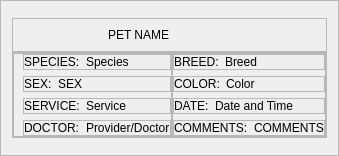
                     <widget class="QFrame" name="reviewPet">
                      <property name="sizePolicy">
                       <sizepolicy hsizetype="Expanding" vsizetype="Preferred">
                        <horstretch>0</horstretch>
                        <verstretch>0</verstretch>
                       </sizepolicy>
                      </property>
                      <property name="styleSheet">
                       <string notr="true">#reviewPet{
	border-radius:10px;
	background-color:rgb(244, 244, 244);
}</string>
                      </property>
                      <property name="frameShape">
                       <enum>QFrame::StyledPanel</enum>
                      </property>
                      <property name="frameShadow">
                       <enum>QFrame::Raised</enum>
                      </property>
                      <layout class="QVBoxLayout" name="verticalLayout_47">
                       <property name="spacing">
                        <number>0</number>
                       </property>
                       <property name="topMargin">
                        <number>17</number>
                       </property>
                       <property name="bottomMargin">
                        <number>17</number>
                       </property>
                       <item>
                        <widget class="QFrame" name="frame_37">
                         <property name="frameShape">
                          <enum>QFrame::StyledPanel</enum>
                         </property>
                         <property name="frameShadow">
                          <enum>QFrame::Raised</enum>
                         </property>
                         <layout class="QHBoxLayout" name="horizontalLayout_54">
                          <item>
                           <widget class="QLabel" name="ReviewPetIcon">
                            <property name="maximumSize">
                             <size>
                              <width>80</width>
                              <height>80</height>
                             </size>
                            </property>
                            <property name="text">
                             <string/>
                            </property>
                            <property name="pixmap">
                             <pixmap resource="resource.qrc">:/Icons/Icons/catIcon.png</pixmap>
                            </property>
                            <property name="scaledContents">
                             <bool>true</bool>
                            </property>
                           </widget>
                          </item>
                          <item>
                           <widget class="QLabel" name="reviewPetName">
                            <property name="styleSheet">
                             <string notr="true">font: 87 14pt &quot;Montserrat Black&quot;;
color:rgb(0, 0, 0);</string>
                            </property>
                            <property name="text">
                             <string>PET NAME</string>
                            </property>
                           </widget>
                          </item>
                         </layout>
                        </widget>
                       </item>
                       <item>
                        <widget class="QFrame" name="frame_26">
                         <property name="sizePolicy">
                          <sizepolicy hsizetype="Preferred" vsizetype="Expanding">
                           <horstretch>0</horstretch>
                           <verstretch>0</verstretch>
                          </sizepolicy>
                         </property>
                         <property name="styleSheet">
                          <string notr="true">font: 57 13pt &quot;Montserrat Medium&quot;;
color:rgb(0, 0, 0);</string>
                         </property>
                         <property name="frameShape">
                          <enum>QFrame::StyledPanel</enum>
                         </property>
                         <property name="frameShadow">
                          <enum>QFrame::Raised</enum>
                         </property>
                         <layout class="QHBoxLayout" name="horizontalLayout_70">
                          <property name="spacing">
                           <number>0</number>
                          </property>
                          <property name="leftMargin">
                           <number>0</number>
                          </property>
                          <property name="topMargin">
                           <number>0</number>
                          </property>
                          <property name="rightMargin">
                           <number>0</number>
                          </property>
                          <property name="bottomMargin">
                           <number>0</number>
                          </property>
                          <item>
                           <widget class="QFrame" name="frame_42">
                            <property name="frameShape">
                             <enum>QFrame::StyledPanel</enum>
                            </property>
                            <property name="frameShadow">
                             <enum>QFrame::Raised</enum>
                            </property>
                            <layout class="QVBoxLayout" name="verticalLayout_62">
                             <property name="topMargin">
                              <number>0</number>
                             </property>
                             <property name="rightMargin">
                              <number>0</number>
                             </property>
                             <property name="bottomMargin">
                              <number>0</number>
                             </property>
                             <item>
                              <widget class="QFrame" name="frame_43">
                               <property name="frameShape">
                                <enum>QFrame::StyledPanel</enum>
                               </property>
                               <property name="frameShadow">
                                <enum>QFrame::Raised</enum>
                               </property>
                               <layout class="QHBoxLayout" name="horizontalLayout_68">
                                <property name="leftMargin">
                                 <number>0</number>
                                </property>
                                <property name="topMargin">
                                 <number>0</number>
                                </property>
                                <property name="rightMargin">
                                 <number>0</number>
                                </property>
                                <property name="bottomMargin">
                                 <number>0</number>
                                </property>
                                <item>
                                 <widget class="QLabel" name="label_21">
                                  <property name="sizePolicy">
                                   <sizepolicy hsizetype="Fixed" vsizetype="Preferred">
                                    <horstretch>0</horstretch>
                                    <verstretch>0</verstretch>
                                   </sizepolicy>
                                  </property>
                                  <property name="styleSheet">
                                   <string notr="true">font: 87 13pt &quot;Montserrat Black&quot;;
color:rgb(0, 0, 0);</string>
                                  </property>
                                  <property name="text">
                                   <string>SPECIES:</string>
                                  </property>
                                 </widget>
                                </item>
                                <item>
                                 <widget class="QLabel" name="reviewSpecies">
                                  <property name="styleSheet">
                                   <string notr="true"/>
                                  </property>
                                  <property name="text">
                                   <string>Species</string>
                                  </property>
                                 </widget>
                                </item>
                               </layout>
                              </widget>
                             </item>
                             <item>
                              <widget class="QFrame" name="frame_44">
                               <property name="frameShape">
                                <enum>QFrame::StyledPanel</enum>
                               </property>
                               <property name="frameShadow">
                                <enum>QFrame::Raised</enum>
                               </property>
                               <layout class="QHBoxLayout" name="horizontalLayout_69">
                                <property name="leftMargin">
                                 <number>0</number>
                                </property>
                                <property name="topMargin">
                                 <number>0</number>
                                </property>
                                <property name="bottomMargin">
                                 <number>0</number>
                                </property>
                                <item>
                                 <widget class="QLabel" name="label_28">
                                  <property name="sizePolicy">
                                   <sizepolicy hsizetype="Fixed" vsizetype="Preferred">
                                    <horstretch>0</horstretch>
                                    <verstretch>0</verstretch>
                                   </sizepolicy>
                                  </property>
                                  <property name="styleSheet">
                                   <string notr="true">font: 87 13pt &quot;Montserrat Black&quot;;
color:rgb(0, 0, 0);</string>
                                  </property>
                                  <property name="text">
                                   <string>SEX:</string>
                                  </property>
                                 </widget>
                                </item>
                                <item>
                                 <widget class="QLabel" name="reviewSex">
                                  <property name="text">
                                   <string>SEX</string>
                                  </property>
                                 </widget>
                                </item>
                               </layout>
                              </widget>
                             </item>
                             <item>
                              <widget class="QFrame" name="frame_45">
                               <property name="frameShape">
                                <enum>QFrame::StyledPanel</enum>
                               </property>
                               <property name="frameShadow">
                                <enum>QFrame::Raised</enum>
                               </property>
                               <layout class="QHBoxLayout" name="horizontalLayout_67">
                                <property name="leftMargin">
                                 <number>0</number>
                                </property>
                                <property name="topMargin">
                                 <number>0</number>
                                </property>
                                <property name="rightMargin">
                                 <number>0</number>
                                </property>
                                <property name="bottomMargin">
                                 <number>0</number>
                                </property>
                                <item>
                                 <widget class="QLabel" name="label_25">
                                  <property name="sizePolicy">
                                   <sizepolicy hsizetype="Fixed" vsizetype="Preferred">
                                    <horstretch>0</horstretch>
                                    <verstretch>0</verstretch>
                                   </sizepolicy>
                                  </property>
                                  <property name="styleSheet">
                                   <string notr="true">font: 87 13pt &quot;Montserrat Black&quot;;
color:rgb(0, 0, 0);</string>
                                  </property>
                                  <property name="text">
                                   <string>SERVICE:</string>
                                  </property>
                                 </widget>
                                </item>
                                <item>
                                 <widget class="QLabel" name="reviewService">
                                  <property name="styleSheet">
                                   <string notr="true"/>
                                  </property>
                                  <property name="text">
                                   <string>Service</string>
                                  </property>
                                 </widget>
                                </item>
                               </layout>
                              </widget>
                             </item>
                             <item>
                              <widget class="QFrame" name="frame_46">
                               <property name="frameShape">
                                <enum>QFrame::StyledPanel</enum>
                               </property>
                               <property name="frameShadow">
                                <enum>QFrame::Raised</enum>
                               </property>
                               <layout class="QHBoxLayout" name="horizontalLayout_59">
                                <property name="leftMargin">
                                 <number>0</number>
                                </property>
                                <property name="topMargin">
                                 <number>0</number>
                                </property>
                                <property name="rightMargin">
                                 <number>0</number>
                                </property>
                                <property name="bottomMargin">
                                 <number>0</number>
                                </property>
                                <item>
                                 <widget class="QLabel" name="label_23">
                                  <property name="sizePolicy">
                                   <sizepolicy hsizetype="Fixed" vsizetype="Preferred">
                                    <horstretch>0</horstretch>
                                    <verstretch>0</verstretch>
                                   </sizepolicy>
                                  </property>
                                  <property name="styleSheet">
                                   <string notr="true">font: 87 13pt &quot;Montserrat Black&quot;;
color:rgb(0, 0, 0);</string>
                                  </property>
                                  <property name="text">
                                   <string>DOCTOR:</string>
                                  </property>
                                 </widget>
                                </item>
                                <item>
                                 <widget class="QLabel" name="reviewDoctor">
                                  <property name="styleSheet">
                                   <string notr="true"/>
                                  </property>
                                  <property name="text">
                                   <string>Provider/Doctor</string>
                                  </property>
                                 </widget>
                                </item>
                               </layout>
                              </widget>
                             </item>
                            </layout>
                           </widget>
                          </item>
                          <item>
                           <widget class="QFrame" name="frame_47">
                            <property name="frameShape">
                             <enum>QFrame::StyledPanel</enum>
                            </property>
                            <property name="frameShadow">
                             <enum>QFrame::Raised</enum>
                            </property>
                            <layout class="QVBoxLayout" name="verticalLayout_64">
                             <property name="leftMargin">
                              <number>0</number>
                             </property>
                             <property name="topMargin">
                              <number>0</number>
                             </property>
                             <property name="rightMargin">
                              <number>0</number>
                             </property>
                             <property name="bottomMargin">
                              <number>0</number>
                             </property>
                             <item>
                              <widget class="QFrame" name="frame_25">
                               <property name="frameShape">
                                <enum>QFrame::StyledPanel</enum>
                               </property>
                               <property name="frameShadow">
                                <enum>QFrame::Raised</enum>
                               </property>
                               <layout class="QHBoxLayout" name="horizontalLayout_34">
                                <property name="leftMargin">
                                 <number>0</number>
                                </property>
                                <property name="topMargin">
                                 <number>0</number>
                                </property>
                                <property name="rightMargin">
                                 <number>0</number>
                                </property>
                                <property name="bottomMargin">
                                 <number>0</number>
                                </property>
                                <item>
                                 <widget class="QLabel" name="label_22">
                                  <property name="sizePolicy">
                                   <sizepolicy hsizetype="Fixed" vsizetype="Preferred">
                                    <horstretch>0</horstretch>
                                    <verstretch>0</verstretch>
                                   </sizepolicy>
                                  </property>
                                  <property name="styleSheet">
                                   <string notr="true">font: 87 13pt &quot;Montserrat Black&quot;;
color:rgb(0, 0, 0);</string>
                                  </property>
                                  <property name="text">
                                   <string>BREED:</string>
                                  </property>
                                 </widget>
                                </item>
                                <item>
                                 <widget class="QLabel" name="reviewBreed">
                                  <property name="styleSheet">
                                   <string notr="true"/>
                                  </property>
                                  <property name="text">
                                   <string>Breed</string>
                                  </property>
                                 </widget>
                                </item>
                               </layout>
                              </widget>
                             </item>
                             <item>
                              <widget class="QFrame" name="frame_27">
                               <property name="frameShape">
                                <enum>QFrame::StyledPanel</enum>
                               </property>
                               <property name="frameShadow">
                                <enum>QFrame::Raised</enum>
                               </property>
                               <layout class="QHBoxLayout" name="horizontalLayout_37">
                                <property name="leftMargin">
                                 <number>0</number>
                                </property>
                                <property name="topMargin">
                                 <number>0</number>
                                </property>
                                <property name="rightMargin">
                                 <number>0</number>
                                </property>
                                <property name="bottomMargin">
                                 <number>0</number>
                                </property>
                                <item>
                                 <widget class="QLabel" name="label_24">
                                  <property name="sizePolicy">
                                   <sizepolicy hsizetype="Fixed" vsizetype="Preferred">
                                    <horstretch>0</horstretch>
                                    <verstretch>0</verstretch>
                                   </sizepolicy>
                                  </property>
                                  <property name="styleSheet">
                                   <string notr="true">font: 87 13pt &quot;Montserrat Black&quot;;
color:rgb(0, 0, 0);</string>
                                  </property>
                                  <property name="text">
                                   <string>COLOR:</string>
                                  </property>
                                 </widget>
                                </item>
                                <item>
                                 <widget class="QLabel" name="reviewColor">
                                  <property name="styleSheet">
                                   <string notr="true"/>
                                  </property>
                                  <property name="text">
                                   <string>Color</string>
                                  </property>
                                 </widget>
                                </item>
                               </layout>
                              </widget>
                             </item>
                             <item>
                              <widget class="QFrame" name="frame_29">
                               <property name="frameShape">
                                <enum>QFrame::StyledPanel</enum>
                               </property>
                               <property name="frameShadow">
                                <enum>QFrame::Raised</enum>
                               </property>
                               <layout class="QHBoxLayout" name="horizontalLayout_39">
                                <property name="leftMargin">
                                 <number>0</number>
                                </property>
                                <property name="topMargin">
                                 <number>0</number>
                                </property>
                                <property name="rightMargin">
                                 <number>0</number>
                                </property>
                                <property name="bottomMargin">
                                 <number>0</number>
                                </property>
                                <item>
                                 <widget class="QLabel" name="label_26">
                                  <property name="sizePolicy">
                                   <sizepolicy hsizetype="Fixed" vsizetype="Preferred">
                                    <horstretch>0</horstretch>
                                    <verstretch>0</verstretch>
                                   </sizepolicy>
                                  </property>
                                  <property name="styleSheet">
                                   <string notr="true">font: 87 13pt &quot;Montserrat Black&quot;;
color:rgb(0, 0, 0);</string>
                                  </property>
                                  <property name="text">
                                   <string>DATE:</string>
                                  </property>
                                 </widget>
                                </item>
                                <item>
                                 <widget class="QLabel" name="reviewDateTime">
                                  <property name="styleSheet">
                                   <string notr="true"/>
                                  </property>
                                  <property name="text">
                                   <string>Date and Time</string>
                                  </property>
                                 </widget>
                                </item>
                               </layout>
                              </widget>
                             </item>
                             <item>
                              <widget class="QFrame" name="frame_28">
                               <property name="frameShape">
                                <enum>QFrame::StyledPanel</enum>
                               </property>
                               <property name="frameShadow">
                                <enum>QFrame::Raised</enum>
                               </property>
                               <layout class="QHBoxLayout" name="horizontalLayout_38">
                                <property name="leftMargin">
                                 <number>0</number>
                                </property>
                                <property name="topMargin">
                                 <number>0</number>
                                </property>
                                <property name="rightMargin">
                                 <number>0</number>
                                </property>
                                <property name="bottomMargin">
                                 <number>0</number>
                                </property>
                                <item>
                                 <widget class="QLabel" name="label_32">
                                  <property name="sizePolicy">
                                   <sizepolicy hsizetype="Fixed" vsizetype="Preferred">
                                    <horstretch>0</horstretch>
                                    <verstretch>0</verstretch>
                                   </sizepolicy>
                                  </property>
                                  <property name="styleSheet">
                                   <string notr="true">font: 87 13pt &quot;Montserrat Black&quot;;
color:rgb(0, 0, 0);</string>
                                  </property>
                                  <property name="text">
                                   <string>COMMENTS:</string>
                                  </property>
                                 </widget>
                                </item>
                                <item>
                                 <widget class="QLabel" name="reviewComments">
                                  <property name="text">
                                   <string>COMMENTS</string>
                                  </property>
                                 </widget>
                                </item>
                               </layout>
                              </widget>
                             </item>
                            </layout>
                           </widget>
                          </item>
                         </layout>
                        </widget>
                       </item>
                      </layout>
                     </widget>
